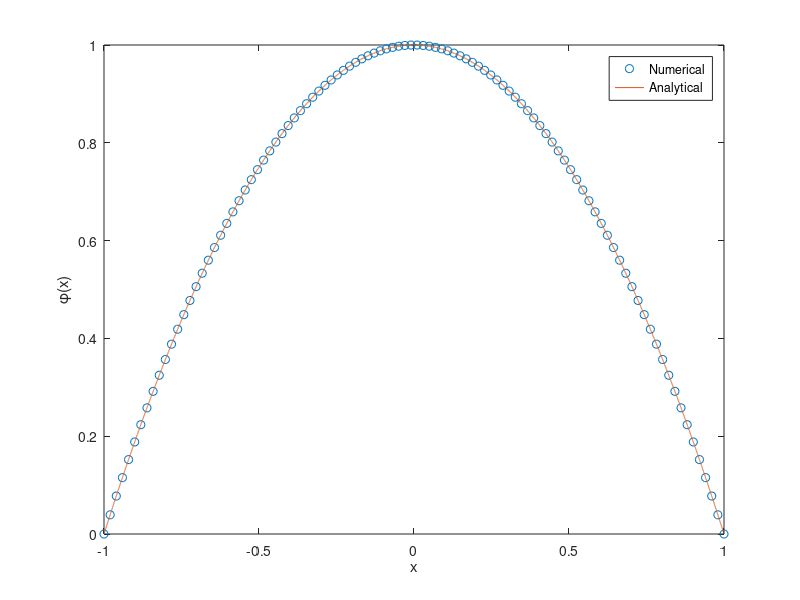

Here is the MATLAB script that generated this plot:
clear all;
close all;
x0   = -1;
xn   = 1;
n    = 100;
h    = (xn-x0)/(n+1);

a    = -0.5*ones(n,1);
a(1) = NaN;
c    = -0.5*ones(n,1);
c(n) = NaN;
b    = ones(n,1);
d    = ones(n,1)*h*h;
phi  = NaN(1,n);


for k =2:n
    mult =  a(k)/b(k-1);
    b(k) = b(k)-c(k-1)*mult;
    d(k) = d(k)-d(k-1)*mult;
end

phi(n) = d(n)/b(n);
for k=n-1:-1:1
    phi(k)= (-c(k)*phi(k+1)+d(k))/b(k);
end

x   = -1:h:1;
phi = [0,phi,0];

plot(x,phi,'o')
hold on;
x   = -1:0.0001:1;
plot(x,1-x.*x)
legend('Numerical','Analytical')
xlabel('x')
ylabel('\phi(x)')